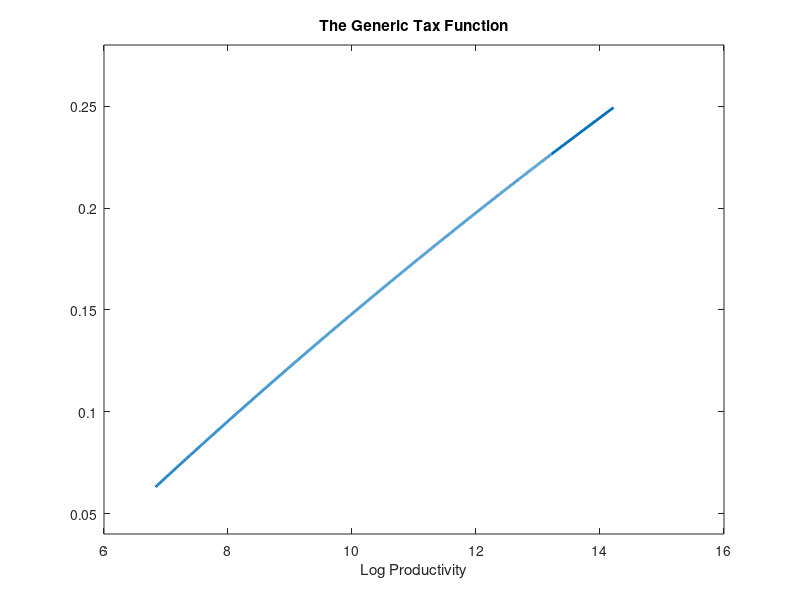

MATLAB code for this plot:
% =========================================================================
% The role of size distribution
% A hypothetical world where the two equipments are the same.
clear all;
load('./Results/benchmark_new.mat');
aggyd = sum(yd(indzhatd:end).*zprob(indzhatd:end));
aggyc = sum(yc(indzhatc:end).*zprob(indzhatc:end));
aggy  = mud*aggyd + (1-mud)*aggyc;
ksid_0 = -3.4114;
ksid_1 = -0.3636;
ez_nt = exp(ksid_0)*yd(indzhatd:end).^(1+ksid_1);
agge_nt_bench = sum(ez_nt.*zprob(indzhatd:end));
aggi_nt_bench = agge_nt_bench/aggyd;
clearvars -except ez_nt agge_nt_bench aggi_nt_bench 

% load('./Results/notax_new.mat');
load('./Results/regulation_new.mat');
aggyd = sum(yd(indzhatd:end).*zprob(indzhatd:end));
aggyc = sum(yc(indzhatc:end).*zprob(indzhatc:end));
aggy  = mud*aggyd + (1-mud)*aggyc;
ksid_0 = -3.4114;
ksid_1 = -0.3636;
ez_nt = exp(ksid_0)*yd(indzhatd:end).^(1+ksid_1);
agge_nt_notax = sum(ez_nt.*zprob(indzhatd:end));
aggi_nt_notax = agge_nt_notax/aggyd;

ez_dirty = exp(ksid_0)*yd(indzhatd:indztilded-1).^(1+ksid_1);
ez_clean = exp(ksic_0)*yd(indztilded:end).^(1+ksic_1);
agge_d = sum(ez_dirty.*zprob(indzhatd:indztilded-1));
agge_c = sum(ez_clean.*zprob(indztilded:end));
agge = agge_d + agge_c;
aggi = agge/aggyd;

totrede = agge/agge_nt_bench;
prodrede = agge_nt_notax/agge_nt_bench;

totredi = aggi/aggi_nt_bench;
prodredi = aggi_nt_notax/aggi_nt_bench;
disp('The Role of Technology')
1-(1-prodredi)/(1-totredi)

% Plot the tax function
clear all;
load('./Results/benchmark_new.mat');
figure(1)
plot(log(zgrid(indzhatc:end)),tauzc(indzhatc:end),...
    'LineWidth',2);
title('The Generic Tax Function');
xlabel('Log Productivity')
ylim([0.04 0.28])
saveas(gcf,'./Results/FigureD2.eps','epsc');